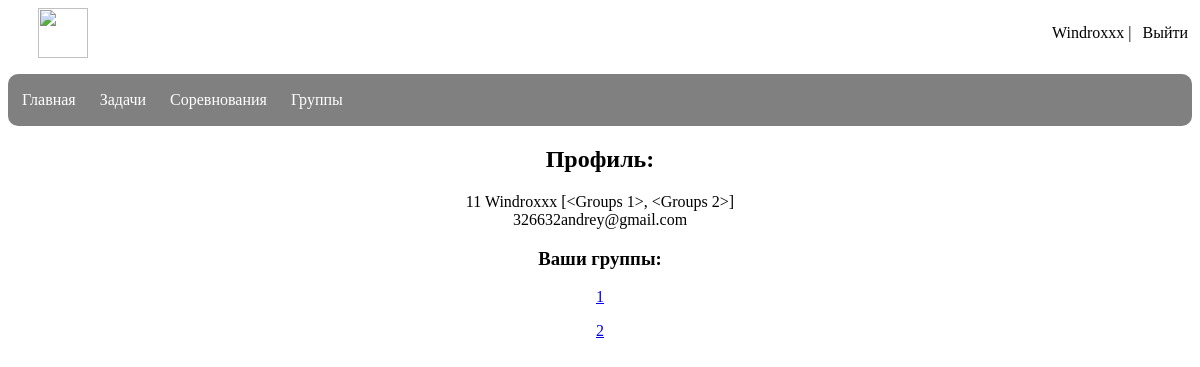
The app's page /profile (signed in), older data.
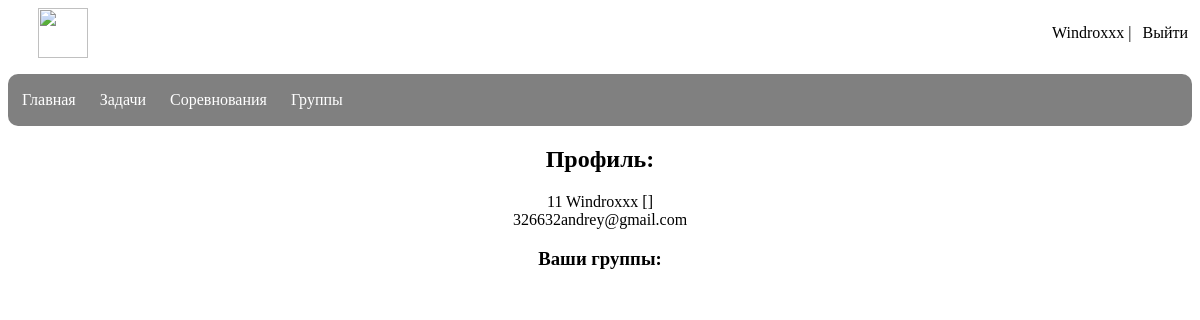
The same page, newer data.
### app/models.py (models this page shows, shortened)
class UserGroup(db.Model):
    id = db.Column(db.Integer, primary_key=True)
    user_id = db.Column(db.Integer, db.ForeignKey('user.id'))
    group_id = db.Column(db.Integer, db.ForeignKey('groups.id'))

class Groups(db.Model):
    id = db.Column(db.Integer, primary_key=True)
    title = db.Column(db.String(100), unique=True, nullable=False)
    statement = db.Column(db.Text, nullable=True)
    users = db.relationship('UserGroup', backref='group', lazy='dynamic')
    def __repr__(self):
        return '<Groups {}>'.format(self.title)

### app/routes.py (the view)
@app.route('/profile', methods=['GET', 'POST'])
def profile():
    return render_template('profile.html')

### app/models.py (called while the page is built)
@login.user_loader
def load_user(id):
    return User.query.get(int(id))

    def get_groups(self):
        return Groups.query.filter(Groups.id.in_(list(map(lambda g: g.group_id, self.groups)))).all()

### app/templates/profile.html
{% extends "base.html" %}
{% block content %}
<h2>Профиль:</h2>
<div id="profile">
    {{ current_user.id }}
    {{ current_user.username }}
    {{ current_user.get_groups() }}
    <br>
    {{ current_user.email }}
    <h3>Ваши группы:</h3>
    <p>
        {% for group in current_user.get_groups() %}
    <p>
        <a href="{{ url_for('group_detail', group_id=group.id) }}">{{ group.title }}</a>
    </p>
    {% endfor %}
    </p>
</div>
{% endblock %}

Row changes from the older to the newer data that the page shows:
removed UserGroup: get_groups "[<Groups 1>, <Groups 2>]"
no longer on this page (row unchanged): Groups: title "1"
no longer on this page (row unchanged): Groups: title "2"
Text that changed along with them:
{{ current_user.get_groups() }}: (not shown) → "[]"
